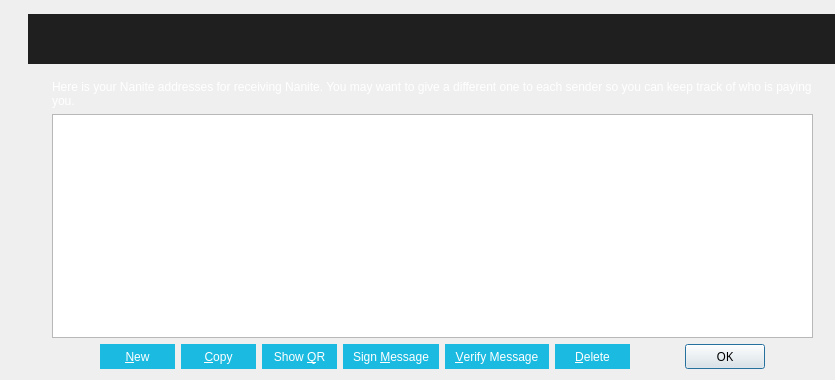
<?xml version="1.0" encoding="UTF-8"?>
<ui version="4.0">
 <class>AddressBookPage</class>
 <widget class="QWidget" name="AddressBookPage">
  <property name="geometry">
   <rect>
    <x>0</x>
    <y>0</y>
    <width>835</width>
    <height>380</height>
   </rect>
  </property>
  <property name="windowTitle">
   <string>Address Book</string>
  </property>
  <property name="styleSheet">
   <string notr="true">font-family:Proxima Nova Rg;</string>
  </property>
  <layout class="QVBoxLayout" name="verticalLayout">
   <property name="leftMargin">
    <number>0</number>
   </property>
   <property name="topMargin">
    <number>0</number>
   </property>
   <property name="rightMargin">
    <number>0</number>
   </property>
   <item>
    <widget class="QFrame" name="greyFrame">
     <property name="minimumSize">
      <size>
       <width>0</width>
       <height>44</height>
      </size>
     </property>
     <property name="maximumSize">
      <size>
       <width>99999</width>
       <height>99999</height>
      </size>
     </property>
     <property name="styleSheet">
      <string notr="true">background:transparent</string>
     </property>
     <layout class="QVBoxLayout" name="verticalLayout_9">
      <property name="spacing">
       <number>0</number>
      </property>
      <property name="leftMargin">
       <number>28</number>
      </property>
      <property name="topMargin">
       <number>14</number>
      </property>
      <property name="rightMargin">
       <number>0</number>
      </property>
      <property name="bottomMargin">
       <number>0</number>
      </property>
      <item>
       <widget class="QLabel" name="label">
        <property name="sizePolicy">
         <sizepolicy hsizetype="Expanding" vsizetype="Preferred">
          <horstretch>0</horstretch>
          <verstretch>0</verstretch>
         </sizepolicy>
        </property>
        <property name="minimumSize">
         <size>
          <width>0</width>
          <height>50</height>
         </size>
        </property>
        <property name="styleSheet">
         <string notr="true">background:#1f1f1f</string>
        </property>
        <property name="text">
         <string>&lt;html&gt;&lt;head/&gt;&lt;body&gt;&lt;p&gt;&lt;br/&gt;&lt;/p&gt;&lt;/body&gt;&lt;/html&gt;</string>
        </property>
        <property name="alignment">
         <set>Qt::AlignCenter</set>
        </property>
       </widget>
      </item>
     </layout>
    </widget>
   </item>
   <item>
    <layout class="QVBoxLayout" name="verticalLayout_2">
     <property name="leftMargin">
      <number>52</number>
     </property>
     <property name="topMargin">
      <number>10</number>
     </property>
     <property name="rightMargin">
      <number>22</number>
     </property>
     <item>
      <widget class="QLabel" name="labelExplanation">
       <property name="styleSheet">
        <string notr="true">font-family: Segoe UI;color:white;</string>
       </property>
       <property name="text">
        <string>Here is your Nanite addresses for receiving Nanite. You may want to give a different one to each sender so you can keep track of who is paying you.</string>
       </property>
       <property name="textFormat">
        <enum>Qt::PlainText</enum>
       </property>
       <property name="wordWrap">
        <bool>true</bool>
       </property>
      </widget>
     </item>
     <item>
      <widget class="QTableView" name="tableView">
       <property name="contextMenuPolicy">
        <enum>Qt::CustomContextMenu</enum>
       </property>
       <property name="toolTip">
        <string>Double-click to edit address or label</string>
       </property>
       <property name="tabKeyNavigation">
        <bool>false</bool>
       </property>
       <property name="alternatingRowColors">
        <bool>true</bool>
       </property>
       <property name="selectionMode">
        <enum>QAbstractItemView::SingleSelection</enum>
       </property>
       <property name="selectionBehavior">
        <enum>QAbstractItemView::SelectRows</enum>
       </property>
       <property name="sortingEnabled">
        <bool>true</bool>
       </property>
       <attribute name="verticalHeaderVisible">
        <bool>false</bool>
       </attribute>
      </widget>
     </item>
     <item>
      <layout class="QHBoxLayout" name="horizontalLayout">
       <item>
        <spacer name="horizontalSpacer_2">
         <property name="orientation">
          <enum>Qt::Horizontal</enum>
         </property>
         <property name="sizeHint" stdset="0">
          <size>
           <width>40</width>
           <height>20</height>
          </size>
         </property>
        </spacer>
       </item>
       <item>
        <widget class="QPushButton" name="newAddressButton">
         <property name="minimumSize">
          <size>
           <width>75</width>
           <height>25</height>
          </size>
         </property>
         <property name="toolTip">
          <string>Create a new address</string>
         </property>
         <property name="styleSheet">
          <string notr="true">border:0;color:white;background-color:#1bbae1;font-family: Segoe UI;</string>
         </property>
         <property name="text">
          <string>&amp;New</string>
         </property>
        </widget>
       </item>
       <item>
        <widget class="QPushButton" name="copyToClipboard">
         <property name="minimumSize">
          <size>
           <width>75</width>
           <height>25</height>
          </size>
         </property>
         <property name="toolTip">
          <string>Copy the currently selected address to the system clipboard</string>
         </property>
         <property name="styleSheet">
          <string notr="true">border:0;color:white;background-color:#1bbae1;font-family: Segoe UI;</string>
         </property>
         <property name="text">
          <string>&amp;Copy</string>
         </property>
        </widget>
       </item>
       <item>
        <widget class="QPushButton" name="showQRCode">
         <property name="minimumSize">
          <size>
           <width>75</width>
           <height>25</height>
          </size>
         </property>
         <property name="styleSheet">
          <string notr="true">border:0;color:white;background-color:#1bbae1;font-family: Segoe UI;</string>
         </property>
         <property name="text">
          <string>Show &amp;QR</string>
         </property>
        </widget>
       </item>
       <item>
        <widget class="QPushButton" name="signMessage">
         <property name="minimumSize">
          <size>
           <width>96</width>
           <height>25</height>
          </size>
         </property>
         <property name="toolTip">
          <string>Sign a message to prove you own a Nanite address</string>
         </property>
         <property name="styleSheet">
          <string notr="true">border:0;color:white;background-color:#1bbae1;font-family: Segoe UI;</string>
         </property>
         <property name="text">
          <string>Sign &amp;Message</string>
         </property>
        </widget>
       </item>
       <item>
        <widget class="QPushButton" name="verifyMessage">
         <property name="minimumSize">
          <size>
           <width>104</width>
           <height>25</height>
          </size>
         </property>
         <property name="toolTip">
          <string>Verify a message to ensure it was signed with a specified Nanite address</string>
         </property>
         <property name="styleSheet">
          <string notr="true">border:0;color:white;background-color:#1bbae1;font-family: Segoe UI;</string>
         </property>
         <property name="text">
          <string>&amp;Verify Message</string>
         </property>
        </widget>
       </item>
       <item>
        <widget class="QPushButton" name="deleteButton">
         <property name="minimumSize">
          <size>
           <width>75</width>
           <height>25</height>
          </size>
         </property>
         <property name="toolTip">
          <string>Delete the currently selected address from the list</string>
         </property>
         <property name="styleSheet">
          <string notr="true">border:0;color:white;background-color:#1bbae1;font-family: Segoe UI;</string>
         </property>
         <property name="text">
          <string>&amp;Delete</string>
         </property>
        </widget>
       </item>
       <item>
        <spacer name="horizontalSpacer">
         <property name="orientation">
          <enum>Qt::Horizontal</enum>
         </property>
         <property name="sizeHint" stdset="0">
          <size>
           <width>40</width>
           <height>20</height>
          </size>
         </property>
        </spacer>
       </item>
       <item>
        <widget class="QDialogButtonBox" name="buttonBox">
         <property name="sizePolicy">
          <sizepolicy hsizetype="Maximum" vsizetype="Fixed">
           <horstretch>0</horstretch>
           <verstretch>0</verstretch>
          </sizepolicy>
         </property>
         <property name="minimumSize">
          <size>
           <width>75</width>
           <height>25</height>
          </size>
         </property>
         <property name="styleSheet">
          <string notr="true"/>
         </property>
         <property name="standardButtons">
          <set>QDialogButtonBox::Ok</set>
         </property>
        </widget>
       </item>
       <item>
        <spacer name="horizontalSpacer_3">
         <property name="orientation">
          <enum>Qt::Horizontal</enum>
         </property>
         <property name="sizeHint" stdset="0">
          <size>
           <width>40</width>
           <height>20</height>
          </size>
         </property>
        </spacer>
       </item>
      </layout>
     </item>
    </layout>
   </item>
  </layout>
 </widget>
 <resources>
  <include location="../bitcoin.qrc"/>
 </resources>
 <connections/>
</ui>
